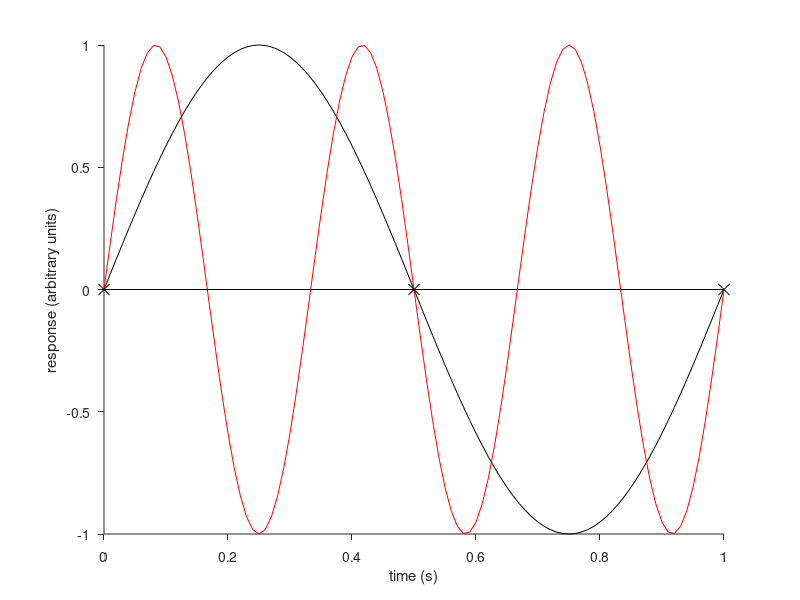
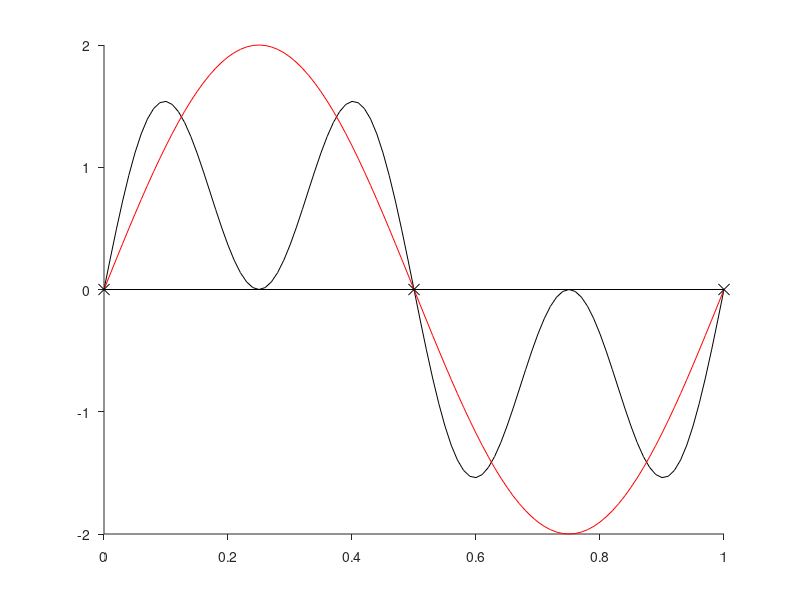
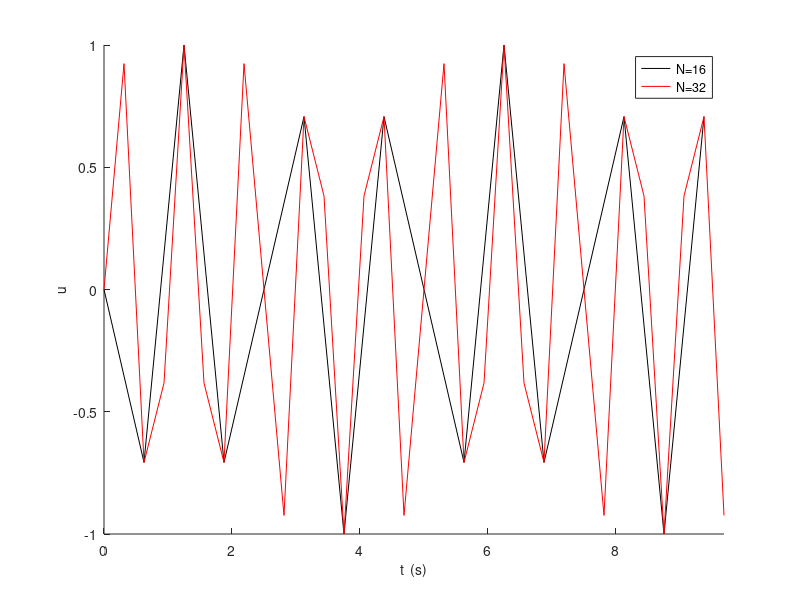
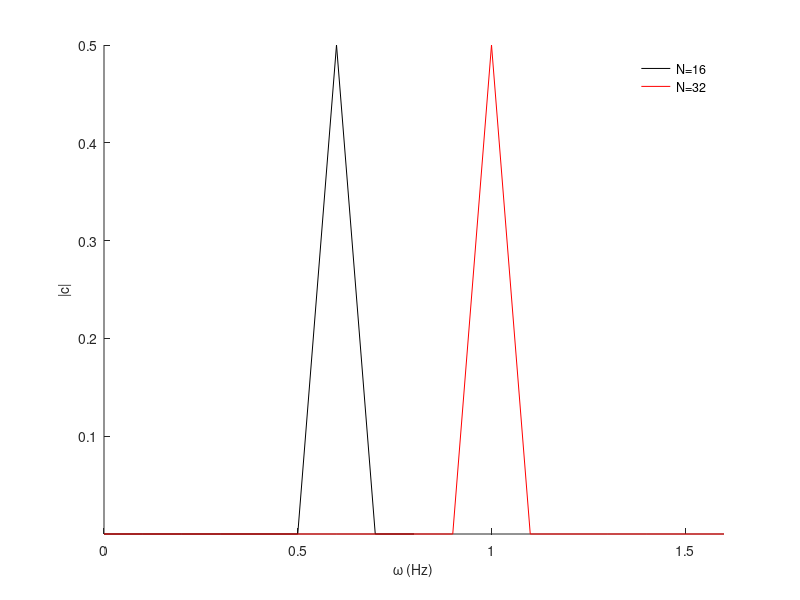

The MATLAB source for these figures, in order:
%
%  Gabbiani & Cox, Mathematics for Neuroscientists, 2nd ed
%

x = 0:0.01:1;
y = sin(2*pi*x);
z = sin(2*pi*3*x);

h_f1 = figure;
h_a1 = axes;
line('Parent',h_a1,'XData',x,'YData',y,'Color','k');
line('Parent',h_a1,'XData',x,'YData',z,'Color','r');
line('Parent',h_a1,'XData',[0 0.5 1],'YData',[0 0 0],'Marker','x','MarkerSize',8,'Color','k');

set(h_a1,'TickDir','out');
xlabel('time (s)');
ylabel('response (arbitrary units)');

h_f2 = figure;
h_a2 = axes;
line('Parent',h_a2,'XData',x,'YData',y+z,'Color','k');
line('Parent',h_a2,'XData',x,'YData',2*y,'Color','r');
line('Parent',h_a2,'XData',[0 0.5 1],'YData',[0 0 0],'Marker','x','MarkerSize',8,'Color','k');

set(h_a2,'TickDir','out');

%%%

h_f3 = figure;
h_a3 = axes;
N = 16;
T = 10;
dt = T/N;
t = 0:dt:T-dt;
u = sin(2*pi*t);
line('Parent',h_a3,'XData',t,'YData',u,'Color','k');

h_f4 = figure;
h_a4 = axes;
f = (0:N/2)/T;
c = fft(u)/N;
line('Parent',h_a4,'XData',f,'YData',abs(c(1:1+N/2)),'Color','k');

N =32;

dt = T/N;
t = 0:dt:T-dt;
u = sin(2*pi*t);
line('Parent',h_a3,'XData',t,'YData',u,'Color','r');
axis(h_a3,'tight'); 
box(h_a3,'off');
legend(h_a3,'N=16','N=32','location','best');
legend('boxoff');
xlabel(h_a3,'t  (s)','fontsize',10)
ylabel(h_a3,'u','fontsize',10)

f = (0:N/2)/T;
c = fft(u)/N;
line('Parent',h_a4,'XData',f,'YData',abs(c(1:1+N/2)),'Color','r');
axis(h_a4,'tight');
box(h_a4,'off');
legend(h_a4,'N=16','N=32','location','best');
legend('boxoff');
xlabel(h_a4,'\omega (Hz)','fontsize',10)
ylabel(h_a4,'|c|','fontsize',10)

%print(h_f1,'-depsc2','aliascombined.eps');
